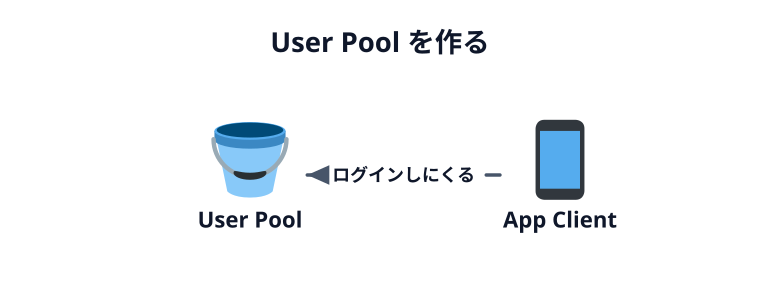

The Python source for this figure:
import os, sys
sys.path.insert(0, os.path.expanduser("~/.claude/skills/genfig"))
from genfig import Canvas
# User Pool の中にユーザー、外からアプリ（CONTAINER）
c = Canvas(760, 300)
c.text(380, 52, "User Pool を作る", scale="title", align="middle")
pool = c.node(250, 175, "User Pool", emoji_cp="1faa3")  # 🪣 ユーザーを入れておくバケツ
app = c.node(560, 175, "App Client", emoji_cp="1f4f1")
c.link(app, pool, label="ログインしにくる")
c.save("00-thumbnail.svg")
